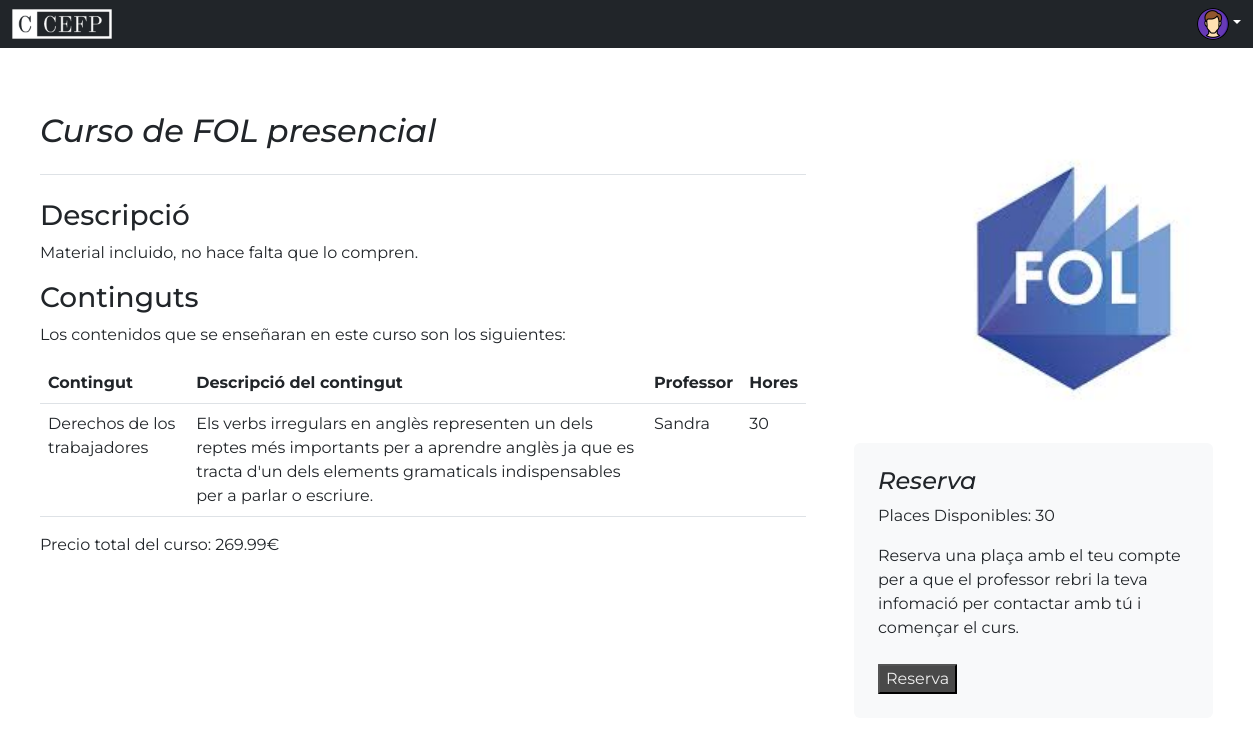
/Views/html/curs.php?id=2, run on an earlier commit of the app's database.
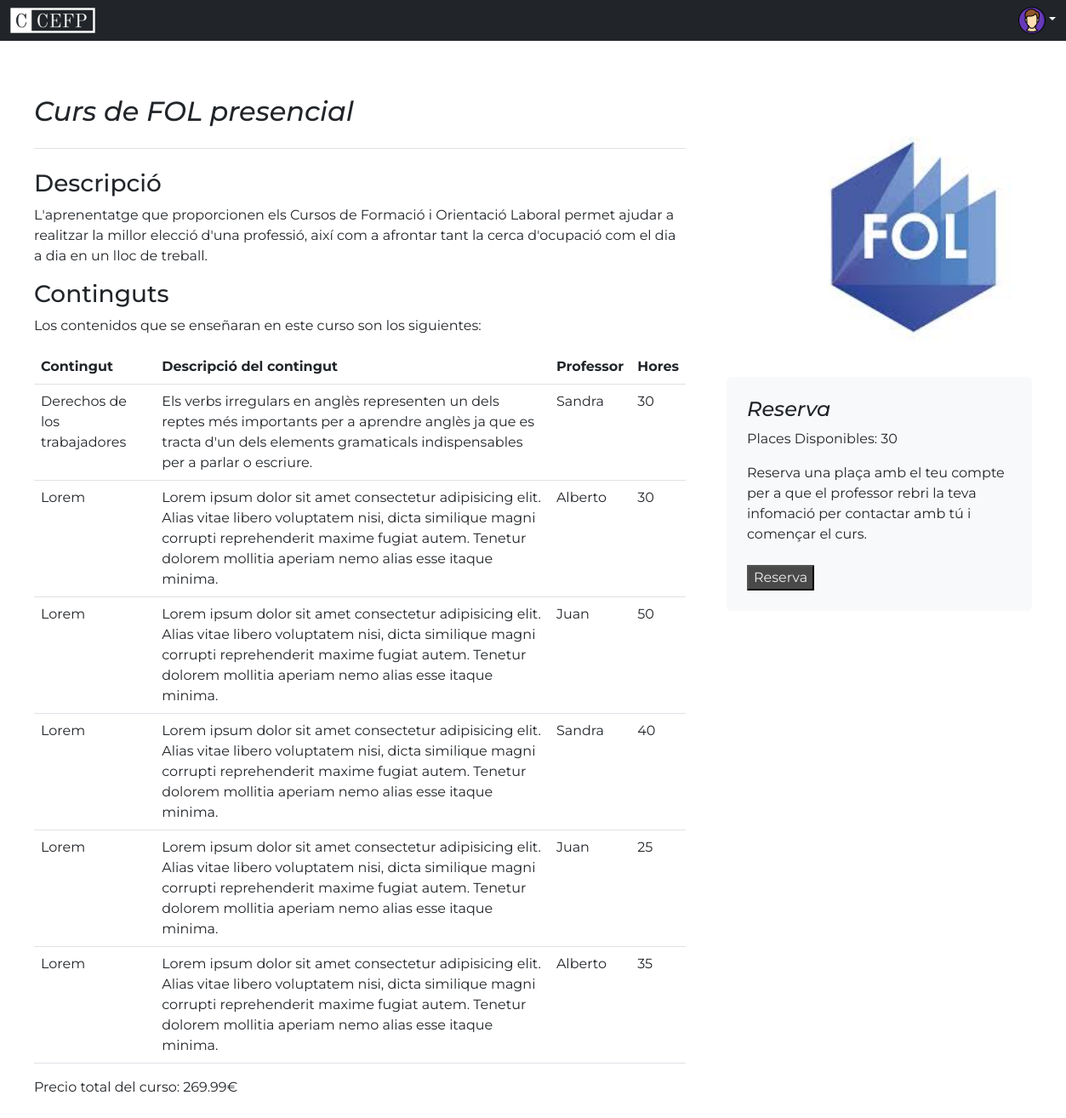
And on a later commit of the database.
### tables this page shows
CREATE TABLE curs (
    id_curs INT NOT NULL PRIMARY KEY AUTO_INCREMENT,
    nom_curs VARCHAR(60),
    curs_descripcio VARCHAR(1000),
    data_inici DATE,
    data_fi DATE,
    id_profesor INT,
    preu FLOAT,
    placesDisponibles INT CHECK(placesDisponibles>=0),
    FOREIGN KEY (id_profesor) REFERENCES profesors(id_profesor)
);

CREATE TABLE curs_contingut (
    id_curs_contingut INT NOT NULL PRIMARY KEY AUTO_INCREMENT,
    id_curs INT NOT NULL,
    id_contingut INT NOT NULL,
    FOREIGN KEY (id_contingut) REFERENCES continguts(id_contingut),
    FOREIGN KEY (id_curs) REFERENCES curs(id_curs)
);

CREATE TABLE continguts (
    id_contingut INT NOT NULL PRIMARY KEY AUTO_INCREMENT,
    nom_contingut VARCHAR(50),
    continguts_descripcio VARCHAR(250),
    hores INT,
    id_profesor INT NOT NULL,
    FOREIGN KEY (id_profesor) REFERENCES profesors(id_profesor)
);

CREATE TABLE profesors (
    id_profesor INT NOT NULL PRIMARY KEY AUTO_INCREMENT,
    nom VARCHAR(255) NOT NULL,
    cognom VARCHAR (30) NOT NULL,
    email VARCHAR(255) NOT NULL UNIQUE,
    numero_telefono INT NOT NULL,
    dni VARCHAR(9) NOT NULL
);

CREATE TABLE img_cursos (
    id_img_curs INT NOT NULL PRIMARY KEY AUTO_INCREMENT,
    img VARCHAR(100),
    id_curs INT NOT NULL UNIQUE,
    FOREIGN KEY (id_curs) REFERENCES curs(id_curs)
);

### Model/Reserva/ModelPlaces.php (called while the page is built, shortened)
<?php
class MostrarPlaces {
    private $conn;
    public function __construct($conn) {
      $this->conn = $conn;
    }
    public function places($placesDispo, $id_curs){
        $id_curs = mysqli_real_escape_string($this->conn, $id_curs);
        $sql=$this->conn->prepare("SELECT placesDisponibles FROM curs WHERE id_curs = ?");
        $sql->bind_param("i",$id_curs);
        $sql->execute();
        $result=$sql->get_result();
        return $result;
    }
}

### Model/Cursos/ModelCurs.php (called while the page is built, shortened)
<?php
class ModelCurs {
    private $conn;
    public function __construct($conn) {
        $this->conn = $conn;
    }
    public function mostrarCurs($id_curs) {
        $id_curs = mysqli_real_escape_string($this->conn, $id_curs);
        $sql = $this->conn->prepare("SELECT * FROM curs WHERE id_curs = ?");
        $sql->bind_param("s", $id_curs);
        $sql->execute();
        $result = $sql->get_result();
        $row = mysqli_fetch_assoc($result);
        $check = $this->conn->prepare("SELECT curs_contingut.*, continguts.*, profesors.nom FROM curs_contingut JOIN continguts ON continguts.id_contingut = curs_contingut.id_contingut JOIN profesors ON continguts.id_profesor = profesors.id_profesor WHERE id_curs = ?");
        $check->bind_param("s", $id_curs);
        $check->execute();
        $result2 = $check->get_result();
        $array = $result2->fetch_all(MYSQLI_ASSOC);
        $array_num = count($array);
        $sql = $this->conn->prepare("SELECT img FROM img_cursos WHERE id_curs = ?");
        $sql->bind_param("s", $id_curs);
        $sql->execute();
        $result = $sql->get_result();
        $img = $result->fetch_all(MYSQLI_ASSOC);
    return array("row" => $row, "array_num" => $array_num, "array" => $array, "img" => $img);
    }
}

### Controller/Cursos/ControllerCurs.php (the view, shortened to what this page needs)
<?php
include ('../../Model/Cursos/ModelCurs.php');
include ('../../Model/Reserva/ModelPlaces.php');
$mostrarPlaces= new MostrarPlaces($conn);
$mostrarCurs = new ModelCurs($conn);
$id_curs = $_GET["id"];
$resultPlaces=$mostrarPlaces->places($placesDispo, $id_curs);
$placesDisponibles = $resultPlaces->fetch_assoc()["placesDisponibles"];
$result = $mostrarCurs->mostrarCurs($id_curs);
$row = $result["row"];
$array_num = $result["array_num"];
$array = $result["array"];
$img = $result;
    $div_cursos = "";
    if($row) {
        $nombreCurso = $row["nom_curs"];
        $descripcionCurso = $row["curs_descripcio"];
        $precioHora = $row["preu"];
        $imagenCurso = "../img/".$img["img"][0]["img"]."";
        $div_cursos .= "<div class='row g-5 content'>
        <div class='col-md-8'>
        <h2 class='pb-4 mb-4 fst-italic border-bottom'>
            ".$nombreCurso."
        </h2>
        <article class='blog-post'>
            <h3>Descripció</h3>
            <p>".$descripcionCurso."</p>
        </article>
        <article class='blog-post'>
            <h3>Continguts</h3>
            <p>Los contenidos que se enseñaran en este curso son los siguientes:</p>
            <table class='table'>
            <thead>
                <tr>
                <th>Contingut</th>
                <th>Descripció del contingut</th>
                <th>Professor</th>
                <th>Hores</th>
                </tr>
            </thead>
            <tbody>";
            for($i=0;$i<$array_num;$i++) {
                $row2 = $array[$i];
                $nombreContenido = $row2["nom_contingut"];
                $contingutsDescripcio = $row2["continguts_descripcio"];
                $horas = $row2["hores"];
                $nombreProfesor = $row2["nom"];
                $div_cursos .= "<tr>
                <td>".$nombreContenido."</td>
                <td>".$contingutsDescripcio."</td>
                <td>".$nombreProfesor."</td>
                <td>".$horas."</td>
                </tr>";
            }
            $div_cursos .= "</tfoot></table>
            <p>Precio total del curso: ".$precioHora."€</p>
        </article>
        </div>
        <div class='col-md-4'>
            <div class='position-sticky' style='top: 2rem;'>
            <div class='p-4'>
                <img src='".$imagenCurso."' alt='Curs àngles' style='width: 25rem;'>
            </div>
            <div class='p-4 mb-3 bg-light rounded'>
                <h4 class='fst-italic'>Reserva</h4>
                <p>Places Disponibles: ".$placesDisponibles." </p>
                <input type='hidden' value='".$placesDisponibles."' id='valorPlaces'>
                <p class='mb-0'>Reserva una plaça amb el teu compte per a que el professor rebri la teva infomació per contactar amb tú i començar el curs.</p>
                <br>
                <form action='../../Controller/Reserva/ControllerReserva.php' method='POST'>
                <input type='hidden' id='inputUrlValue' name='id'>
                <script>
                    const url = window.location.href;
                    const urlParams = new URLSearchParams(new URL(url).search);
                    const idValue = urlParams.get('id');
                    document.getElementById('inputUrlValue').value = idValue;
                </script>
                <input type='submit' id='reserva'  name='reserva' value='Reserva'>
                <script>
                    var valor = document.getElementById('valorPlaces').value;
                    if(valor==0){
                        document.getElementById('reserva').disabled=true;
                        document.getElementById('reserva').style='opacity:30%';
                    }
                </script>
                </form>
            </div>
            </div>
        </div>";
    }
echo $div_cursos;
?>

### Views/html/curs.php (shortened to what this page needs)
<!doctype html>
<html lang="es">
  <head>
    <link href="https://cdn.jsdelivr.net/npm/bootstrap@5.3.0-alpha1/dist/css/bootstrap.min.css" rel="stylesheet">
    <link href="https://getbootstrapstyle.com/docs/5.3/assets/css/docs.css" rel="stylesheet">
    <link rel="stylesheet" href="../css/cursos.css">
    <link rel="stylesheet" href="../css/font.css">
  </head>
  <body>
    <?php include ("../../Controller/Navbar/navbar.php") ?>
    <?php include ("../../Controller/Cursos/ControllerCurs.php"); ?>
    </body>
</html>

### Controller/Navbar/navbar.php (shortened to what this page needs)
<?php
function mostrarNavbar() {
    $navbar = "";
    $navbar .= '<div class="collapse" id="navbarToggleExternalContent"><div class="bg-dark p-4"><h5 class="text-white h4">Collapsed content</h5><span class="text-white">Toggleable via the navbar brand.</span></div></div><nav class="navbar navbar-dark bg-dark"><div class="container-fluid"><a href="home_page.php"><img src="../img/logo_blanco.png" alt="Logo Formació Professional" style="width: 100px;"></a><a href="#" class="d-block link-dark text-decoration-none dropdown-toggle text-white" data-bs-toggle="dropdown" aria-expanded="false"><img src="../img/usuario.png" alt="mdo" class="rounded-circle" width="32" height="32"></a><ul id="user_dropdown_menu" class="dropdown-menu text-small" style="position: absolute; inset: 0px 0px auto auto; margin: 0px; transform: translate(0px, 34px);" data-popper-placement="bottom-end"><li><a class="dropdown-item" href="home_page.php">Pàgina Principal</a></li>';
            if ($_SESSION["usuari"] != 1){
                $navbar.='<li><a class="dropdown-item" href="cursos_reservats.php">Reserves</a></li>';
            }
            if(!isset($_SESSION["usuari"])){
    $navbar.= '<li><hr class="dropdown-divider"></li><li><a class="dropdown-item" href="login.php">Iniciar Sessió</a></li>';
        }
    $navbar .= '</ul></div></nav>';
  return $navbar;
}
$navbar = mostrarNavbar();
echo $navbar;
?>

### Views/css/cursos.css (style rules this page uses)
.content { margin: 1rem; }
#reserva { color: #EFEFEF; background-color: rgb(73, 73, 73); border-radius: 2%; }

What changed in the data, as far as the page shows it:
changed curs: nom_curs "Curso de FOL presencial" → "Curs de FOL presencial"; curs_descripcio "Material incluido, no hace falta que lo compren." → "L'aprenentatge que proporcionen els Cursos de Formació i Orientació Laboral permet ajudar a realitzar la millor elecció d'una professió, així com a afrontar tant la cerca d'ocupació com el dia a dia en un lloc de treball."
added curs_contingut: id_contingut.nom_contingut "Lorem", id_contingut.continguts_descripcio "Lorem ipsum dolor sit amet consectetur adipisicing elit. Alias vitae libero voluptatem nisi, dicta similique magni corrupti reprehenderit maxime fugiat autem. Tenetur dolorem mollitia aperiam nemo alias esse itaque minima.", profesors.nom "Alberto", id_contingut.hores "30"
added curs_contingut: id_contingut.nom_contingut "Lorem", id_contingut.continguts_descripcio "Lorem ipsum dolor sit amet consectetur adipisicing elit. Alias vitae libero voluptatem nisi, dicta similique magni corrupti reprehenderit maxime fugiat autem. Tenetur dolorem mollitia aperiam nemo alias esse itaque minima.", profesors.nom "Juan", id_contingut.hores "50"
added curs_contingut: id_contingut.nom_contingut "Lorem", id_contingut.continguts_descripcio "Lorem ipsum dolor sit amet consectetur adipisicing elit. Alias vitae libero voluptatem nisi, dicta similique magni corrupti reprehenderit maxime fugiat autem. Tenetur dolorem mollitia aperiam nemo alias esse itaque minima.", profesors.nom "Sandra", id_contingut.hores "40"
added curs_contingut: id_contingut.nom_contingut "Lorem", id_contingut.continguts_descripcio "Lorem ipsum dolor sit amet consectetur adipisicing elit. Alias vitae libero voluptatem nisi, dicta similique magni corrupti reprehenderit maxime fugiat autem. Tenetur dolorem mollitia aperiam nemo alias esse itaque minima.", profesors.nom "Juan", id_contingut.hores "25"
added curs_contingut: id_contingut.nom_contingut "Lorem", id_contingut.continguts_descripcio "Lorem ipsum dolor sit amet consectetur adipisicing elit. Alias vitae libero voluptatem nisi, dicta similique magni corrupti reprehenderit maxime fugiat autem. Tenetur dolorem mollitia aperiam nemo alias esse itaque minima.", profesors.nom "Alberto", id_contingut.hores "35"
